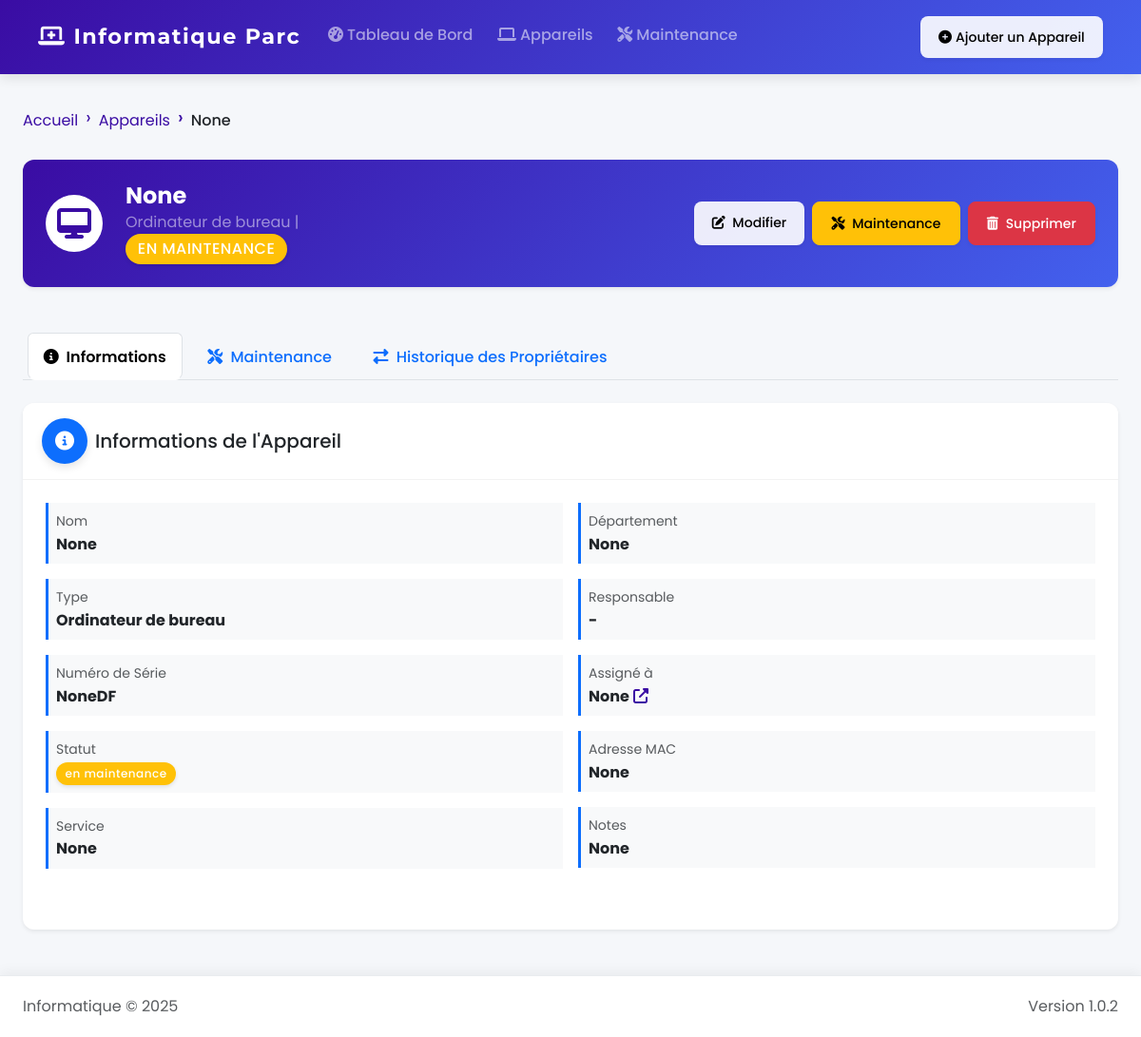
Screenshot of /device/3 with the database file from the repository.
### app.py (models this page shows, shortened)
class Device(db.Model):
    id = db.Column(db.Integer, primary_key=True)
    name = db.Column(db.String(100), nullable=False)
    type = db.Column(db.String(50), nullable=False)
    serial_number = db.Column(db.String(100), nullable=False, unique=True)
    status = db.Column(db.String(20), default='actif')
    assigned_to = db.Column(db.String(100))
    service = db.Column(db.String(100))
    department = db.Column(db.String(100))
    mac_address = db.Column(db.String(17))
    notes = db.Column(db.Text)
    maintenance_records = db.relationship('MaintenanceRecord', backref='device', lazy=True, cascade="all, delete-orphan")

### app.py (the view)
@app.route('/device/<int:device_id>')
def device_details(device_id):
    device = Device.query.get_or_404(device_id)
    maintenance_records = MaintenanceRecord.query.filter_by(device_id=device_id).order_by(MaintenanceRecord.maintenance_date.desc()).all()
    current_date = datetime.now().date()
    return render_template('device_details.html', device=device, maintenance_records=maintenance_records, current_date=current_date)

### app.py (called while the page is built)
@app.context_processor
def utility_processor():
    return dict(now=datetime.now)

### templates/device_details.html (shortened to what this page needs)
{% extends "layout.html" %}
{% block content %}
<div class="container-fluid px-0">
    <nav aria-label="breadcrumb" class="mb-3">
        <ol class="breadcrumb">
            <li class="breadcrumb-item"><a href="{{ url_for('index') }}">Accueil</a></li>
            <li class="breadcrumb-item"><a href="{{ url_for('devices') }}">Appareils</a></li>
            <li class="breadcrumb-item active text-truncate">{{ device.name }}</li>
        </ol>
    </nav>
    <div class="row mb-4">
        <div class="col-md-12">
            <div class="card shadow-sm border-0 bg-gradient-primary text-white">
                <div class="card-body py-3 py-md-4">
                    <div class="d-flex flex-column flex-md-row justify-content-between align-items-start align-items-md-center">
                        <div class="d-flex align-items-center mb-3 mb-md-0">
                            <div class="device-icon-large me-3 me-md-4 rounded-circle bg-white p-2 p-md-3">
                                {% if device.type == 'ordinateur de bureau' %}
                                    <i class="fas fa-desktop fa-2x text-primary"></i>
                                {% elif device.type == 'ordinateur portable' %}
                                    <i class="fas fa-laptop fa-2x text-primary"></i>
                                {% elif device.type == 'imprimante' %}
                                    <i class="fas fa-print fa-2x text-primary"></i>
                                {% elif device.type == 'scanner' %}
                                    <i class="fas fa-scanner fa-2x text-primary"></i>
                                {% elif device.type == 'routeur' %}
                                    <i class="fas fa-network-wired fa-2x text-primary"></i>
                                {% elif device.type == 'switch' %}
                                    <i class="fas fa-ethernet fa-2x text-primary"></i>
                                {% elif device.type == 'serveur' %}
                                    <i class="fas fa-server fa-2x text-primary"></i>
                                {% else %}
                                    <i class="fas fa-hdd fa-2x text-primary"></i>
                                {% endif %}
                            </div>
                            <div>
                                <h2 class="mb-0 fw-bold fs-4 fs-md-2">{{ device.name }}</h2>
                                <p class="text-white-50 mb-0 fs-6 fs-md-5">
                                    {{ device.type|capitalize }} |
                                    <span class="badge bg-{{ 'success' if device.status == 'actif' else 'warning' if device.status == 'en maintenance' else 'danger' }} fs-6">
                                        {{ device.status|upper }}
                                    </span>
                                </p>
                            </div>
                        </div>
                        <div class="action-buttons d-flex flex-wrap gap-2 w-100 w-md-auto justify-content-start justify-content-md-end">
                            <a href="{{ url_for('edit_device', device_id=device.id) }}" class="btn btn-light btn-sm btn-md-normal">
                                <i class="fas fa-edit me-1"></i> Modifier
                            </a>
                            <a href="{{ url_for('add_maintenance', device_id=device.id) }}" class="btn btn-warning btn-sm btn-md-normal">
                                <i class="fas fa-tools me-1"></i> Maintenance
                            </a>
                            <a href="{{ url_for('delete_device', device_id=device.id) }}" class="btn btn-danger btn-sm btn-md-normal" onclick="return confirmDelete(event, 'Êtes-vous sûr de vouloir supprimer cet appareil?')">
                                <i class="fas fa-trash-alt me-1"></i> Supprimer
                            </a>
                        </div>
                    </div>
                </div>
            </div>
        </div>
    </div>
    <ul class="nav nav-tabs mb-4" id="deviceTabs" role="tablist">
        <li class="nav-item" role="presentation">
            <button class="nav-link active" id="info-tab" data-bs-toggle="tab" data-bs-target="#info" type="button" role="tab" aria-controls="info" aria-selected="true">
                <i class="fas fa-info-circle me-1"></i> Informations
            </button>
        </li>
        <li class="nav-item" role="presentation">
            <button class="nav-link" id="maintenance-tab" data-bs-toggle="tab" data-bs-target="#maintenance" type="button" role="tab" aria-controls="maintenance" aria-selected="false">
                <i class="fas fa-tools me-1"></i> Maintenance
            </button>
        </li>
        <li class="nav-item" role="presentation">
            <button class="nav-link" id="ownership-tab" data-bs-toggle="tab" data-bs-target="#ownership" type="button" role="tab" aria-controls="ownership" aria-selected="false">
                <i class="fas fa-exchange-alt me-1"></i> Historique des Propriétaires
            </button>
        </li>
    </ul>
    <div class="tab-content" id="deviceTabsContent">
        <div class="tab-pane fade show active" id="info" role="tabpanel" aria-labelledby="info-tab">
            <div class="row">
                <div class="col-md-12 mb-4">
                    <div class="card shadow-sm border-0 h-100">
                        <div class="card-header bg-white py-2 py-md-3">
                            <h5 class="mb-0 d-flex align-items-center">
                                <span class="icon-circle bg-primary text-white me-2">
                                    <i class="fas fa-info-circle"></i>
                                </span>
                                Informations de l'Appareil
                            </h5>
                        </div>
                        <div class="card-body">
                            <div class="row g-2 g-md-3">
                                <div class="col-12 col-sm-6">
                                    <div class="info-group mb-2 mb-md-3 p-2 border-start border-primary border-3 bg-light">
                                        <div class="text-muted small">Nom</div>
                                        <div class="fw-bold text-break">{{ device.name }}</div>
                                    </div>
                                    <div class="info-group mb-2 mb-md-3 p-2 border-start border-primary border-3 bg-light">
                                        <div class="text-muted small">Type</div>
                                        <div class="fw-bold">{{ device.type|capitalize }}</div>
                                    </div>
                                    <div class="info-group mb-2 mb-md-3 p-2 border-start border-primary border-3 bg-light">
                                        <div class="text-muted small">Numéro de Série</div>
                                        <div class="fw-bold text-break">{{ device.serial_number }}</div>
                                    </div>
                                    <div class="info-group mb-2 mb-md-3 p-2 border-start border-primary border-3 bg-light">
                                        <div class="text-muted small">Statut</div>
                                        <div>
                                            <span class="badge bg-{{ 'success' if device.status == 'actif' else 'warning' if device.status == 'en maintenance' else 'secondary' }}">
                                                {{ device.status }}
                                            </span>
                                        </div>
                                    </div>
                                    <div class="info-group mb-2 mb-md-3 p-2 border-start border-primary border-3 bg-light">
                                        <div class="text-muted small">Service</div>
                                        <div class="fw-bold">{{ device.service or '-' }}</div>
                                    </div>
                                </div>
                                <div class="col-12 col-sm-6">
                                    <div class="info-group mb-2 mb-md-3 p-2 border-start border-primary border-3 bg-light">
                                        <div class="text-muted small">Département</div>
                                        <div class="fw-bold">{{ device.department or '-' }}</div>
                                    </div>
                                    <div class="info-group mb-2 mb-md-3 p-2 border-start border-primary border-3 bg-light">
                                        <div class="text-muted small">Responsable</div>
                                        <div class="fw-bold d-flex align-items-center flex-wrap">
                                            {% if device.owner %}
                                                <span class="text-break me-1">{{ device.owner }}</span>
                                                <a href="{{ url_for('devices_by_owner', owner=device.owner) }}" class="text-primary" data-bs-toggle="tooltip" title="Voir tous les appareils de ce responsable">
                                                    <i class="fas fa-external-link-alt"></i>
                                                </a>
                                            {% else %}
                                                -
                                            {% endif %}
                                        </div>
                                    </div>
                                    <div class="info-group mb-2 mb-md-3 p-2 border-start border-primary border-3 bg-light">
                                        <div class="text-muted small">Assigné à</div>
                                        <div class="fw-bold d-flex align-items-center flex-wrap">
                                            {% if device.assigned_to %}
                                                <span class="text-break me-1">{{ device.assigned_to }}</span>
                                                <a href="{{ url_for('devices_by_assigned', assigned_to=device.assigned_to) }}" class="text-primary" data-bs-toggle="tooltip" title="Voir tous les appareils assignés à cette personne">
                                                    <i class="fas fa-external-link-alt"></i>
                                                </a>
                                            {% else %}
                                                -
                                            {% endif %}
                                        </div>
                                    </div>
                                    <div class="info-group mb-2 mb-md-3 p-2 border-start border-primary border-3 bg-light">
                                        <div class="text-muted small">Adresse MAC</div>
                                        <div class="fw-bold text-break">{{ device.mac_address or '-' }}</div>
                                    </div>
                                    <div class="info-group mb-2 mb-md-3 p-2 border-start border-primary border-3 bg-light">
                                        <div class="text-muted small">Notes</div>
                                        <div class="fw-bold text-break">{{ device.notes or '-' }}</div>
                                    </div>
                                </div>
                            </div>
                        </div>
                    </div>
                </div>
            </div>
        </div>
    </div>
</div>
{% endblock %}

### static/css/common-components.css (style rules this page uses)
:root { --primary-color: #3a6ea5; --secondary-color: #004e89; --accent-color: #ff6b6b; --success-color: #2ecc71; --warning-color: #f39c12; --danger-color: #e74c3c; --info-color: #3498db; --light-color: #f8f9fa; --dark-color: #343a40; --body-bg: #f5f7fa; --teal-color: #20c997; --indigo-color: #6610f2; --purple-color: #6f42c1; --orange-color: #fd7e14; }
.btn { border-radius: 0.5rem; font-weight: 500; transition: all 0.3s ease; box-shadow: 0 2px 4px rgba(0, 0, 0, 0.05); }
.card { border-radius: 0.75rem; border: none; box-shadow: 0 4px 12px rgba(0, 0, 0, 0.08); transition: all 0.3s ease; overflow: hidden; }
.card-header { border-bottom: 1px solid rgba(0, 0, 0, 0.05); background-color: #fff; padding: 1rem 1.25rem; font-weight: 600; }
.badge { font-weight: 500; padding: 0.5em 0.8em; border-radius: 50rem; box-shadow: 0 2px 4px rgba(0, 0, 0, 0.1); transition: all 0.3s; }
.breadcrumb { background-color: transparent; padding: 0.75rem 0; }
.breadcrumb-item + .breadcrumb-item::before { content: "›"; font-size: 1.2rem; line-height: 1; vertical-align: middle; color: var(--primary-color); }
.breadcrumb-item a { color: var(--primary-color); text-decoration: none; }
.breadcrumb-item.active { color: var(--dark-color); font-weight: 500; }
.nav-link { font-weight: 500; transition: all 0.3s ease; }
.nav-link.active { font-weight: 600; color: var(--primary-color); }
.icon-circle { width: 40px; height: 40px; border-radius: 50%; display: flex; align-items: center; justify-content: center; transition: all 0.3s ease; }
.bg-gradient-primary { background: linear-gradient(135deg, var(--primary-color), var(--secondary-color)); }

### static/css/style.css (style rules this page uses)
body { font-family: 'Poppins', sans-serif; background-color: var(--body-bg); color: var(--dark-color); line-height: 1.6; transition: background-color 0.3s ease; direction: ltr; min-height: 100vh; display: flex; flex-direction: column; }
.nav-link { position: relative; transition: color 0.3s ease; padding: 0.5rem 1rem; margin: 0 0.25rem; }
.nav-link:after { content: ''; position: absolute; width: 0; height: 2px; bottom: 0; left: 0; background-color: var(--primary-color); transition: width 0.3s ease; }
.nav-link:hover:after, .nav-link.active:after { width: 100%; }
.card { box-shadow: 0 4px 12px rgba(0, 0, 0, 0.08); margin-bottom: 1.5rem; border: none; border-radius: 0.75rem; transition: all 0.3s ease; overflow: hidden; }
.card-header { font-weight: 600; border-bottom: 1px solid rgba(0, 0, 0, 0.05); background-color: #fff; padding: 1rem 1.25rem; }
.card-body { padding: 1.5rem; }
.badge { font-weight: 500; padding: 0.5em 0.8em; border-radius: 50rem; letter-spacing: 0.5px; box-shadow: 0 2px 4px rgba(0, 0, 0, 0.1); transition: all 0.3s ease; }
.btn { border-radius: 0.5rem; font-weight: 500; padding: 0.5rem 1rem; transition: all 0.3s ease; position: relative; overflow: hidden; box-shadow: 0 2px 4px rgba(0, 0, 0, 0.05); }
.btn-sm { padding: 0.375rem 0.75rem; font-size: 0.875rem; border-radius: 0.375rem; }
.icon-circle { width: 40px; height: 40px; border-radius: 50%; display: flex; align-items: center; justify-content: center; transition: all 0.3s ease; box-shadow: 0 4px 8px rgba(0, 0, 0, 0.1); }
.device-icon-large { width: 60px; height: 60px; display: flex; align-items: center; justify-content: center; transition: transform 0.3s ease; }
.text-primary { color: var(--primary-color) !important; }

### templates/device_details.html (style rules this page uses)
.text-break { word-break: break-word !important; overflow-wrap: break-word !important; }

### rows the page displays
Device: name "None", type "Ordinateur de bureau", status "EN MAINTENANCE", serial_number "NoneDF", status "en maintenance", service "None", department "None", assigned_to "None", mac_address "None", notes "None"
